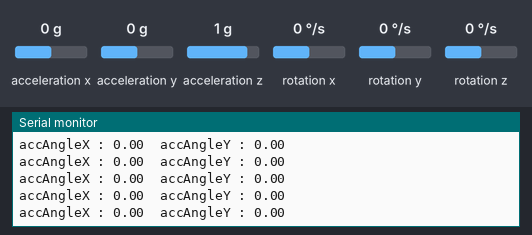
This sketch was run on a simulated Arduino Uno, built with avr-gcc and run on an emulated ATmega328P. Parts: the last lines printed to the serial monitor. The test bench sets the inputs (shaded band); at power-on: acceleration x 0 g, acceleration y 0 g, acceleration z 1 g, rotation x 0 °/s, rotation y 0 °/s, rotation z 0 °/s. No radio packets arrive unless stated.

Above: at 4.2 s.
4.3 s: acceleration x set to -1.4 g
At 4.48 s:
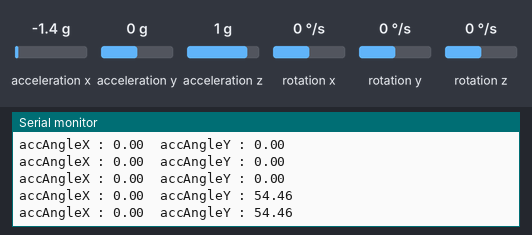
5.8 s: acceleration y set to -1.4 g
At 5.84 s:
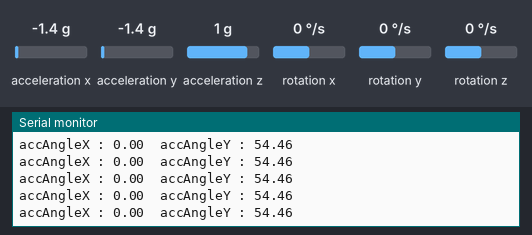
8.8 s: acceleration z set to -1.4 g
At 8.89 s:
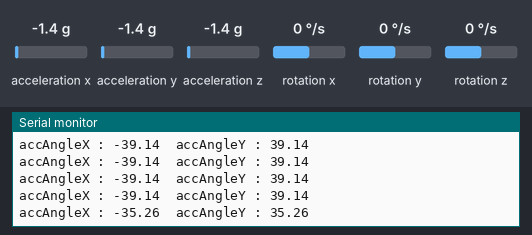
10.3 s: acceleration x set to 0 g
At 10.36 s:
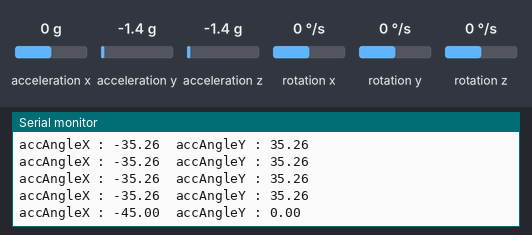
Timing chart, 0 to 13.3 s (numbered marks = the images above; inputs shaded):
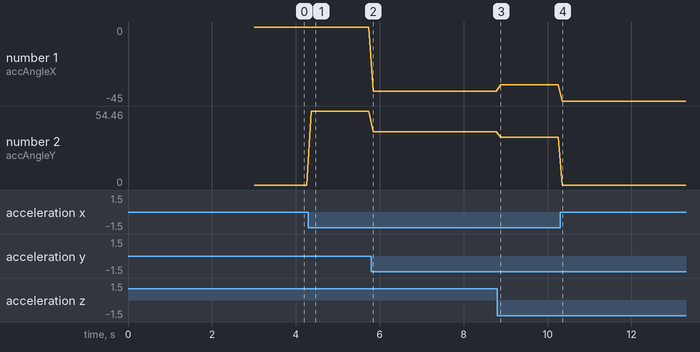

The sketch:

HandGestureTx.ino
```cpp
#include <MPU6050_tockn.h>
#include <Wire.h>
#include<SPI.h>
#include<nRF24L01.h>
#include<RF24.h>
#include "printf.h"


MPU6050 mpu6050(Wire);
RF24 radio(9, 10);
const uint64_t addresses[2] = {0xF0F0F0F0A1LL};

struct data {
  int xAxis;
  int yAxis;
};
data send_data;
void setup() {
  Serial.begin(9600);
  Wire.begin();
  digitalWrite (A4, LOW);
  digitalWrite (A5, LOW);
  mpu6050.begin();
  mpu6050.calcGyroOffsets(true);
  printf_begin();
  radio.begin();
  radio.enableDynamicPayloads();
  radio.setPALevel(RF24_PA_MIN);
  radio.setDataRate(RF24_250KBPS);
  radio.openWritingPipe(addresses[0]);
  radio.stopListening();
  radio.printDetails();
}

void loop() {
  mpu6050.update();
  Serial.print("accAngleX : "); Serial.print(mpu6050.getAccAngleX());
  Serial.print("\taccAngleY : "); Serial.println(mpu6050.getAccAngleY());
  send_data.xAxis = mpu6050.getAccAngleX();
  send_data.yAxis = mpu6050.getAccAngleY();
  delay(100);
  radio.write(&send_data, sizeof(data));
}
```

Measured:
- after the input at 4.3 s, the serial monitor: prints a new line after 0.07 s (image 1)
- after the input at 8.8 s, the serial monitor: prints a new line after 0.08 s (image 3)
- after the input at 10.3 s, the serial monitor: prints a new line after 0.05 s (image 4)
- plotted number 1: 0 → -39.14 after the input at 5.8 s, -39.14 → -35.26 after the input at 8.8 s, -35.26 → -45 after the input at 10.3 s
- plotted number 2: 0 → 54.46 after the input at 4.3 s, 54.46 → 39.14 after the input at 5.8 s, 39.14 → 35.26 after the input at 8.8 s, 35.26 → 0 after the input at 10.3 s
